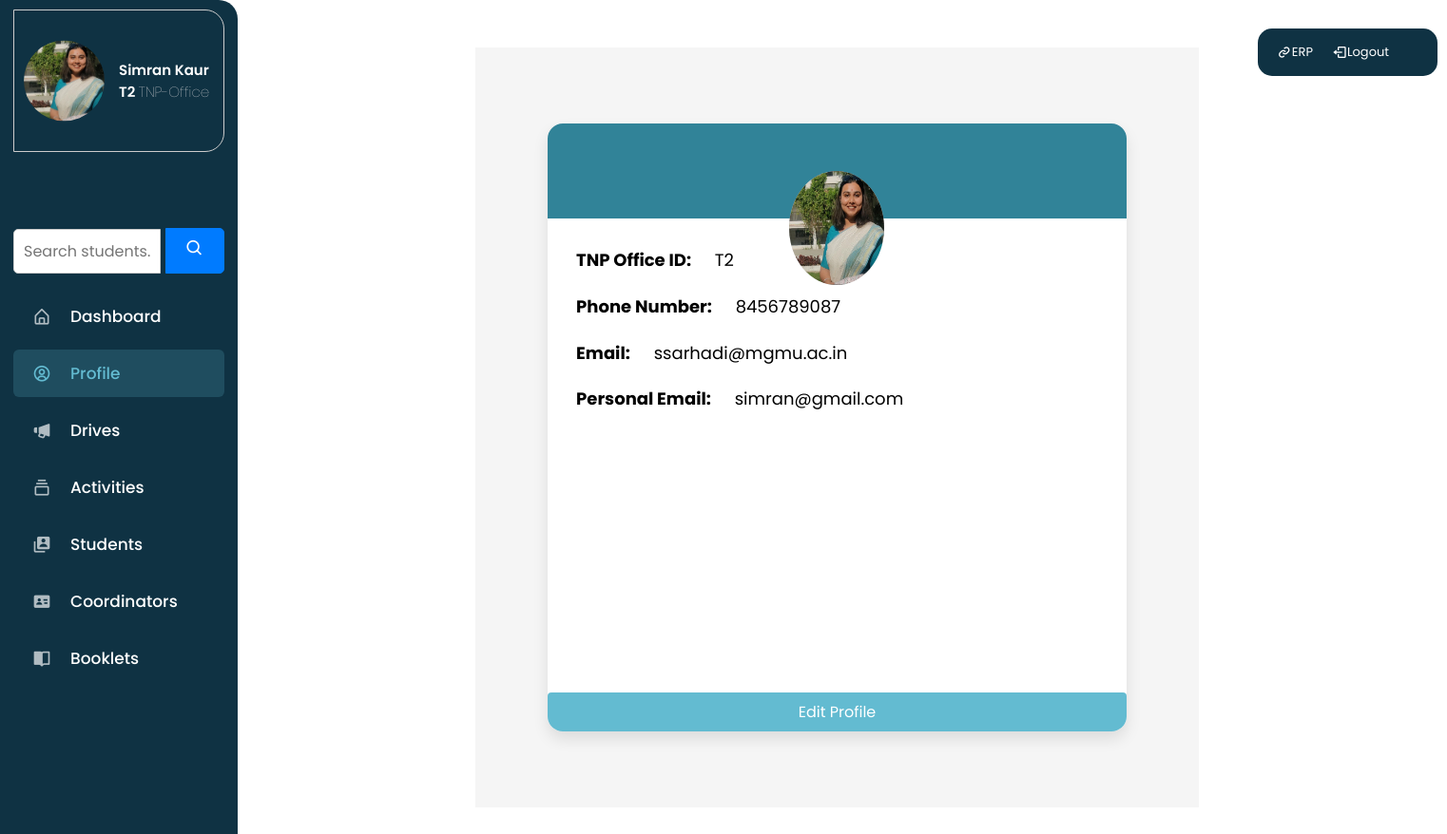
Screenshot of /profile/ (signed in) with the database file from the repository.
### users/models.py (models this page shows, shortened)
class TNPOffice(models.Model):
    user = models.OneToOneField(CustomUser,on_delete=models.CASCADE,null=True,blank=True)
    T_ID =  models.CharField(max_length = 25,unique=True)
    NAME = models.CharField(max_length=255)
    PHONE_NO = models.PositiveIntegerField()
    EMAIL = models.EmailField()
    PERSONAL_EMAIL = models.EmailField()
    PROFILE_PHOTO = models.ImageField(upload_to='images/profiles/tnp',null=True,blank=True)

class CustomUser(AbstractUser):
    USER_CHOICES = [
        ('Student', 'Student'),
        ('Coordinator', 'Coordinator'),
        ('TNP-Office', 'TNP-Office'),
    ]
    user_type = models.CharField(max_length=15, choices=USER_CHOICES,default ='Student')
    username = models.CharField(max_length=10,null=True,blank=True)
    USERNAME_FIELD = 'email'
    REQUIRED_FIELDS = []
    email = models.EmailField(unique=True)

### users/views.py (the view)
# urls.py: path('profile/', views.profile, name='profile'),
@login_required
def profile(request):
    user_type = request.user.user_type
    if user_type == 'Coordinator':
        coordinator = Coordinator.objects.get(user=request.user)
        return render(request, 'profile.html', {'coordinator': coordinator})
    elif user_type == 'TNP-Office':
        tnpoffice = TNPOffice.objects.get(user=request.user)
        return render(request, 'profile.html', {'tnpoffice': tnpoffice})
    else:
        return redirect('login')  # Adjust this to your login URL

### notices/context_processors.py (called while the page is built)
def sidebar_profile(request):
    user_profile = None
    if request.user.is_authenticated:
        if request.user.user_type == 'Coordinator':
            user_profile = Coordinator.objects.get(user=request.user)
        elif request.user.user_type == 'Student':
            user_profile = Student.objects.get(user=request.user)
        elif request.user.user_type == 'TNP-Office':
            user_profile = TNPOffice.objects.get(user=request.user)
    return {'user_profile': user_profile}

### users/authentication.py (called while the page is built)
    def get_user(self, user_id):
        UserModel = get_user_model()
        try:
            return UserModel.objects.get(pk=user_id)
        except UserModel.DoesNotExist:
            return None

### users/templates/profile.html
{% extends 'main.html' %}
    {% block content %}
    {% load static %}
        <div class="coordinatorContainer">
            {% if request.user.user_type == 'Coordinator' %}
                <div class="coordinator-pr-card">
                    <div class="coordinator-pr-card-header">
                        <div class="co_profile_img_container">
                            {% if coordinator.PROFILE_PHOTO %}
                                <img class="co_profile_img" src="{{ coordinator.PROFILE_PHOTO.url }}" alt="Coordinator DP">
                            {% else %}
                                <img class="co_profile_img" src="{% static 'images/user-default.png.' %}" alt="Coordinator DP" />
                            {% endif %}
                        </div>
                        <h3>NAME: {{ coordinator.NAME }}</h3>
                    </div>
                    <div class="coordinator-pr-card-body">
                        <p class="mb-0"><strong class="pr-1">Coordinator ID:</strong> {{ coordinator.C_ID }}</p>
                        <p class="mb-0"><strong class="pr-1">Gender:</strong> {{ coordinator.get_GENDER_display }}</p>
                        <p class="mb-0"><strong class="pr-1">Phone Number:</strong> {{ coordinator.PHONE_NO }}</p>
                        <p class="mb-0"><strong class="pr-1">Email:</strong> {{ coordinator.EMAIL }}</p>
                        <p class="mb-0"><strong class="pr-1">Personal Email:</strong> {{ coordinator.PERSONAL_EMAIL }}</p>
                        <p class="mb-0"><strong class="pr-1">Department:</strong> {{ coordinator.department }}</p>
                        <p class="mb-0"><strong class="pr-1">Institute:</strong> {{ coordinator.INSTITUTE }}</p>
                    </div>
                    <a href="{% url 'coordinator_edit' %}" class="btn btn-primary">Edit Profile</a>
                </div>
            {% elif request.user.user_type == 'TNP-Office' %}
                <div class="coordinator-pr-card">
                    <div class="coordinator-pr-card-header">
                        <div class="co_profile_img_container">
                            {% if tnpoffice.PROFILE_PHOTO %}
                                <img class="co_profile_img" src="{{ tnpoffice.PROFILE_PHOTO.url }}" alt="TNP Office DP">
                            {% else %}
                                <img class="co_profile_img" src="{% static 'images/user-default.png.' %}" alt="TNP Office DP" />
                            {% endif %}
                        </div>
                        <h3>NAME: {{ tnpoffice.NAME }}</h3>
                    </div>
                    <div class="coordinator-pr-card-body">
                        <p class="mb-0"><strong class="pr-1">TNP Office ID:</strong> {{ tnpoffice.T_ID }}</p>
                        <p class="mb-0"><strong class="pr-1">Phone Number:</strong> {{ tnpoffice.PHONE_NO }}</p>
                        <p class="mb-0"><strong class="pr-1">Email:</strong> {{ tnpoffice.EMAIL }}</p>
                        <p class="mb-0"><strong class="pr-1">Personal Email:</strong> {{ tnpoffice.PERSONAL_EMAIL }}</p>
                    </div>
                    <a href="{% url 'tnpoffice_edit' %}" class="btn btn-primary">Edit Profile</a>
                </div>
            {% endif %}
        </div>
    {% endblock %}

### notices/templates/sidebar.html (shortened to what this page needs)
{% load static %}
<!DOCTYPE html>
<html lang="en">
<head>
    <link rel="stylesheet" type="text/css" href="{% static 'css/sidebar.css' %}" />
    <link href='https://unpkg.com/boxicons@2.1.1/css/boxicons.min.css' rel='stylesheet'>
</head>
<body>
    <div class="sidebar-container">
        <div class="horizontal-bar">
            <div class="erp-logout-links">
                <a href="https://erp.mgmu.ac.in/" class="erp-col">
                    <i class='bx bx-link icon erp-icon'></i>
                    <span class="text nav-text erp-text">ERP</span>
                </a>
                <a href="{% url 'logout' %}" class="logout-col">
                    <i class='bx bx-log-out icon logout-icon'></i>
                    <span class="text nav-text logout-text">Logout</span>
                </a>
            </div>
        </div>
    <nav class="sidebar">
        <header>
            <div class="profile-container">
                <div class="profile-picture">
                    {% if user_profile.Profile_photo %}
                    <img src="{{ user_profile.Profile_photo.url }}" alt="Profile Picture" class="profile-image" />
                    {% elif user_profile.PROFILE_PHOTO %}
                    <img src="{{ user_profile.PROFILE_PHOTO.url }}" alt="Profile Picture" class="profile-image" />
                    {% else %}
                    <img src="{% static 'images/user-default.png.' %}" alt="Placeholder Profile Picture" class="profile-image" />
                    {% endif %}
                </div>
                <div class="profile-info">
                    <span class="name">
                        {% if request.user.student %}
                        {{ request.user.student.FIRST_NAME }}
                        {{ request.user.student.PRN }}
                        {% elif request.user.coordinator %}
                        {{ request.user.coordinator.NAME }}
                        {{ request.user.coordinator.C_ID }}
                        {% elif request.user.tnpoffice %}
                        {{ request.user.tnpoffice.NAME }}
                        {{ request.user.tnpoffice.T_ID }}
                        {% endif %}
                    </span>
                    <span class="profession">{% if request.user.tnpoffice %}
                        {{ request.user.user_type}}
                        {% endif %}
                    </span>
                </div>
            </div>
        </header>
        <div class="menu-bar">
            <div class="menu">
            <ul class="menu-links">
                {% if request.user.is_authenticated and request.user.user_type != 'Student' %}
                <div class="search-container">
                    <form method="GET" action="{% url 'search_students' %}">
                        <input type="text" name="query" placeholder="Search students...">
                        <button type="submit"><i class='bx bx-search'></i></button>
                    </form>
                </div>
                {% endif %}
                {% if request.user.is_authenticated and request.user.user_type == 'TNP-Office' %}
                <ul class="menu-links">
                    <li class="nav-link {% if request.path|slice:":10" == '/dashboard' %}active{% endif %}">
                        <a href="{% url 'dashboard' %}">
                            <i class='bx bx-home-alt icon' ></i>
                            <span class="text nav-text">Dashboard</span>
                        </a>
                    </li>
                    {% endif %}
                    {% if request.user.is_authenticated and request.user.user_type != 'Student' %}
                    <li class="nav-link {% if request.path|slice:":8" == '/profile' %}active{% endif %}">
                        <a href="{% url 'profile' %}">
                            <i class='bx bx-user-circle icon' ></i>
                            <span class="text nav-text">Profile</span>
                        </a>
                    </li>
                    {% endif %}
                <li class="nav-link {% if request.path|slice:":11" == '/all-drives' %}active{% endif %}">
                    <a href="{% url 'all-drives' %}">
                            <i class='bx bxs-megaphone icon' ></i>
                            <span class="text nav-text">Drives</span>
                        </a>
                    </li>
                    <li class="nav-link {% if request.path|slice:":11" == '/activities' %}active{% endif %}">
                        <a href="{% url 'activities' %}">
                            <i class='bx bx-collection icon'></i>
                            <span class="text nav-text">Activities</span>
                        </a>
                    </li>
                    {% if request.user.is_authenticated and request.user.user_type != 'Student' %}
                    <li class="nav-link {% if request.path == '/all_students/' %}active{% endif %}">
                        <a href="{% url 'all_students' %}">
                            <i class='bx bxs-user-account icon' ></i>
                            <span class="text nav-text">Students</span>
                        </a>
                    </li>
                    {% endif %}
                    {% if request.user.is_authenticated and request.user.user_type == 'TNP-Office' %}
                    <li class="nav-link {% if request.path == '/all-coordinators/' %}active{% endif %}">
                        <a href="{% url 'all_coordinators' %}">
                            <i class='bx bxs-id-card icon' ></i>
                            <span class="text nav-text">Coordinators</span>
                        </a>
                    </li>
                    {% endif %}
                    <li class="nav-link {% if request.path == '/booklets/' %}active{% endif %}">
                        <a href="{% url 'all-booklets' %}">
                            <i class='bx bxs-book-open icon' ></i>
                            <span class="text nav-text">Booklets</span>
                        </a>
                    </li>
            </ul>
            </div>
    </nav>
    </div>
</body>
</html>

### static/css/trailcard.css (style rules this page uses)
.name { font-weight: bold; overflow: hidden; text-overflow: ellipsis; }
.text { white-space: nowrap; overflow: hidden; text-overflow: ellipsis; font-size: small; }
.btn { text-align: center; margin-top: 10px; background-color: #63bbd1; color: white; padding: 8px 16px; border-radius: 4px; text-decoration: none; pointer-events: auto; }

### static/css/profile.css (style rules this page uses)
h3 { text-align: start; padding: 2px; margin-top: 10px; margin-bottom: 10px; font-family: 'Poppins', sans-serif; }
.pr-1 { font-weight: lighter; margin-right: 20px; }

### staticfiles/css/coordinator_profile.css (style rules this page uses)
.coordinatorContainer { margin-top: 50px; display: flex; justify-content: center; align-items: center; height: 100vh; background-color: #f5f5f5; width: 50%; margin-left: 500px; margin-bottom: 50px; font-family: 'Poppins', sans-serif; padding: auto; }
.coordinator-pr-card { display: flex; flex-direction: column; width: 80%; max-width: 1200px; height: 80vh; background-color: #ffffff; box-shadow: 0 8px 16px rgba(0, 0, 0, 0.1); border-radius: 1rem; overflow: hidden; }
.coordinator-pr-card-header { padding: 30px; font-weight: bold; text-align: center; background-color: #318398; height: 100px; color: #ffffff; }
.co_profile_img_container { width: 100px; height: 120px; margin: 20px auto; display: flex; justify-content: center; align-items: center; overflow: hidden; border-radius: 50%; background-color: #ddd; }
.co_profile_img { width: 100%; height: 100%; }
.coordinator-pr-card-body { flex: 1; padding: 30px; font-size: 18px; overflow-y: auto; }
.coordinator-pr-card-body strong { font-weight: bold; }
.coordinator-pr-card-body p { margin-bottom: 20px; line-height: 1.6; }

### static/css/edit_profile.css (style rules this page uses)
body { font-family: 'Poppins', sans-serif; }

### static/css/single_drive.css (style rules this page uses)
header { font-family: 'Poppins', sans-serif; font-size: x-small; font-weight: lighter; position: relative; }

### rows the page displays
TNPOffice: PROFILE_PHOTO (picture), NAME "Simran Kaur", T_ID "T2", PHONE_NO "8456789087", EMAIL "ssarhadi@mgmu.ac.in", PERSONAL_EMAIL "simran@gmail.com"
CustomUser: user.tnpoffice.NAME "Simran Kaur", user.tnpoffice.T_ID "T2", user.user_type "TNP-Office"
